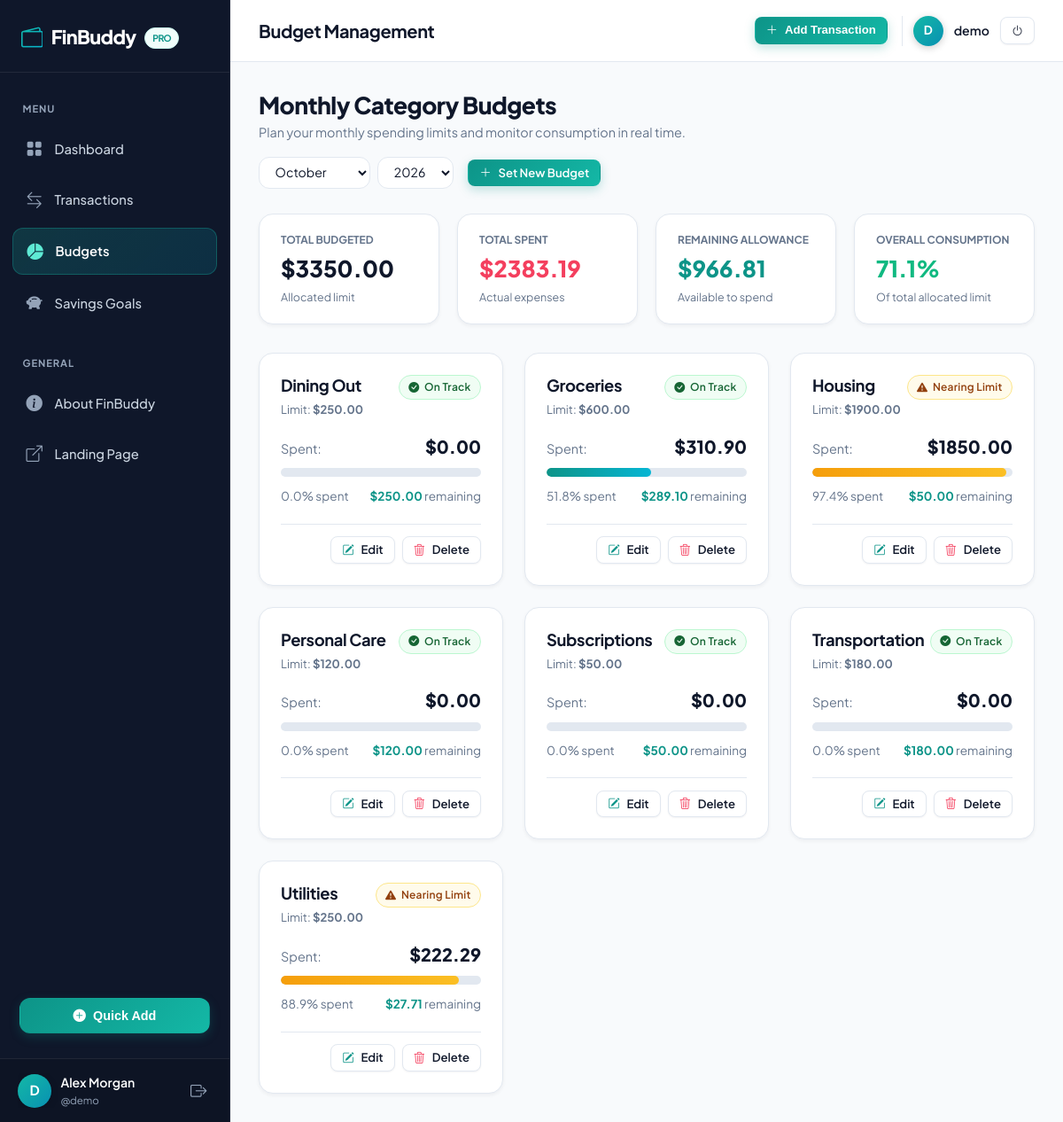
Page /budgets/ (signed in) on the committed database.
### finance/models.py (models this page shows, shortened)
class Budget(models.Model):
    MONTH_CHOICES = [
        (1, 'January'), (2, 'February'), (3, 'March'), (4, 'April'),
        (5, 'May'), (6, 'June'), (7, 'July'), (8, 'August'),
        (9, 'September'), (10, 'October'), (11, 'November'), (12, 'December')
    ]
    user = models.ForeignKey(User, on_delete=models.CASCADE, related_name='budgets')
    category = models.CharField(max_length=50)
    amount = models.DecimalField(max_digits=12, decimal_places=2, help_text="Monthly budget spending limit")
    month = models.IntegerField(choices=MONTH_CHOICES, default=timezone.now().month)
    year = models.IntegerField(default=timezone.now().year)
    created_at = models.DateTimeField(auto_now_add=True)
    class Meta:
        ordering = ['-year', '-month', 'category']
        unique_together = ('user', 'category', 'month', 'year')
    def get_spent_amount(self):
        total = Transaction.objects.filter(
            user=self.user,
            transaction_type='EXPENSE',
            category=self.category,
            date__year=self.year,
            date__month=self.month
        ).aggregate(total=Sum('amount'))['total']
        return total or Decimal('0.00')
    def get_remaining_amount(self):
        return self.amount - self.get_spent_amount()
    def get_percentage_spent(self):
        if self.amount <= 0:
            return 0
        spent = self.get_spent_amount()
        pct = (spent / self.amount) * 100
        return round(float(pct), 1)
    def is_exceeded(self):
        return self.get_spent_amount() > self.amount
    def is_warning(self):
        pct = self.get_percentage_spent()
        return 85 <= pct <= 100

### finance/views.py (the view)
# urls.py: path('budgets/', views.budget_list, name='budget_list'),
@login_required
def budget_list(request):
    user = request.user
    today = timezone.now().date()
    selected_month = int(request.GET.get('month', today.month))
    selected_year = int(request.GET.get('year', today.year))
    budgets = Budget.objects.filter(user=user, month=selected_month, year=selected_year)
    total_budgeted = Decimal('0.00')
    total_spent = Decimal('0.00')
    exceeded_count = 0
    budget_cards = []
    for b in budgets:
        spent = b.get_spent_amount()
        rem = b.get_remaining_amount()
        pct = b.get_percentage_spent()
        exceeded = b.is_exceeded()
        warning = b.is_warning()
        total_budgeted += b.amount
        total_spent += spent
        if exceeded:
            exceeded_count += 1
        budget_cards.append({
            'budget': b,
            'spent': spent,
            'remaining': rem,
            'percentage': pct,
            'is_exceeded': exceeded,
            'is_warning': warning,
        })
    overall_remaining = total_budgeted - total_spent
    overall_pct = round((total_spent / total_budgeted * 100), 1) if total_budgeted > 0 else 0
    quick_form = BudgetForm(initial={'month': selected_month, 'year': selected_year})
    context = {
        'budget_cards': budget_cards,
        'selected_month': selected_month,
        'selected_year': selected_year,
        'month_choices': Budget.MONTH_CHOICES,
        'year_choices': range(today.year - 2, today.year + 3),
        'total_budgeted': total_budgeted,
        'total_spent': total_spent,
        'overall_remaining': overall_remaining,
        'overall_pct': overall_pct,
        'exceeded_count': exceeded_count,
        'quick_form': quick_form,
    }
    return render(request, 'finance/budgets.html', context)

### finance/forms.py (shortened to what this page needs)
class BudgetForm(forms.ModelForm):
    category = forms.ChoiceField(
        choices=[('', '-- Select Expense Category --')] + EXPENSE_CATEGORIES,
        widget=forms.Select(attrs={'class': 'form-select'})
    )
    class Meta:
        model = Budget
        fields = ['category', 'amount', 'month', 'year']
        widgets = {
            'amount': forms.NumberInput(attrs={
                'class': 'form-control',
                'placeholder': '0.00',
                'step': '0.01',
                'min': '0.01'
            }),
            'month': forms.Select(attrs={'class': 'form-select'}),
            'year': forms.NumberInput(attrs={
                'class': 'form-control',
                'min': '2020',
                'max': '2050'
            }),
        }

### templates/finance/budgets.html (shortened to what this page needs)
{% extends 'dashboard_base.html' %}
{% load static %}
{% block dashboard_title %}Budget Management{% endblock %}
{% block dashboard_content %}
<div style="display: flex; justify-content: space-between; align-items: center; margin-bottom: 1.75rem; flex-wrap: wrap; gap: 1rem;">
  <div>
    <h1 style="font-size: 1.65rem; font-weight: 800; color: var(--navy-900); margin-bottom: 0.25rem;">
      Monthly Category Budgets
    </h1>
    <p style="color: var(--text-muted); font-size: 0.9rem; margin: 0;">
      Plan your monthly spending limits and monitor consumption in real time.
    </p>
  </div>
  <div style="display: flex; align-items: center; gap: 1rem; flex-wrap: wrap;">
    <form method="get" action="{% url 'finance:budget_list' %}" style="display: flex; gap: 0.5rem; align-items: center;">
      <select name="month" class="form-select" style="width: auto; padding: 0.45rem 0.85rem; font-size: 0.88rem;" onchange="this.form.submit()">
        {% for m_num, m_name in month_choices %}
          <option value="{{ m_num }}" {% if selected_month == m_num %}selected{% endif %}>{{ m_name }}</option>
        {% endfor %}
      </select>
      <select name="year" class="form-select" style="width: auto; padding: 0.45rem 0.85rem; font-size: 0.88rem;" onchange="this.form.submit()">
        {% for y in year_choices %}
          <option value="{{ y }}" {% if selected_year == y %}selected{% endif %}>{{ y }}</option>
        {% endfor %}
      </select>
    </form>
    <a href="{% url 'finance:budget_create' %}" class="btn btn-teal btn-sm" id="btn-create-budget">
      <i class="bi bi-plus-lg"></i> Set New Budget
    </a>
  </div>
</div>
<div class="grid-4" style="margin-bottom: 2rem;">
  <div class="card" style="padding: 1.25rem 1.5rem;">
    <div style="font-size: 0.75rem; font-weight: 700; color: var(--text-muted); text-transform: uppercase;">Total Budgeted</div>
    <div style="font-size: 1.6rem; font-weight: 800; color: var(--navy-900); margin-top: 0.25rem;">
      ${{ total_budgeted|floatformat:2 }}
    </div>
    <div style="font-size: 0.78rem; color: var(--text-muted); margin-top: 0.25rem;">Allocated limit</div>
  </div>
  <div class="card" style="padding: 1.25rem 1.5rem;">
    <div style="font-size: 0.75rem; font-weight: 700; color: var(--text-muted); text-transform: uppercase;">Total Spent</div>
    <div style="font-size: 1.6rem; font-weight: 800; color: var(--rose-500); margin-top: 0.25rem;">
      ${{ total_spent|floatformat:2 }}
    </div>
    <div style="font-size: 0.78rem; color: var(--text-muted); margin-top: 0.25rem;">Actual expenses</div>
  </div>
  <div class="card" style="padding: 1.25rem 1.5rem;">
    <div style="font-size: 0.75rem; font-weight: 700; color: var(--text-muted); text-transform: uppercase;">Remaining Allowance</div>
    <div style="font-size: 1.6rem; font-weight: 800; {% if overall_remaining >= 0 %}color: var(--teal-500);{% else %}color: var(--rose-500);{% endif %} margin-top: 0.25rem;">
      ${{ overall_remaining|floatformat:2 }}
    </div>
    <div style="font-size: 0.78rem; color: var(--text-muted); margin-top: 0.25rem;">
      {% if overall_remaining >= 0 %}Available to spend{% else %}Deficit over limit{% endif %}
    </div>
  </div>
  <div class="card" style="padding: 1.25rem 1.5rem;">
    <div style="font-size: 0.75rem; font-weight: 700; color: var(--text-muted); text-transform: uppercase;">Overall Consumption</div>
    <div style="font-size: 1.6rem; font-weight: 800; {% if overall_pct > 100 %}color: var(--rose-500);{% elif overall_pct >= 85 %}color: var(--amber-500);{% else %}color: var(--emerald-500);{% endif %} margin-top: 0.25rem;">
      {{ overall_pct }}%
    </div>
    <div style="font-size: 0.78rem; color: var(--text-muted); margin-top: 0.25rem;">Of total allocated limit</div>
  </div>
</div>
{% if budget_cards %}
<div class="grid-3">
  {% for item in budget_cards %}
  <div class="card" style="display: flex; flex-direction: column; justify-content: space-between; position: relative;">
    <div>
      <div style="display: flex; justify-content: space-between; align-items: flex-start; margin-bottom: 1rem;">
        <div>
          <h3 style="font-size: 1.15rem; font-weight: 700; color: var(--navy-900); margin-bottom: 0.25rem;">
            {{ item.budget.category }}
          </h3>
          <span style="font-size: 0.82rem; color: var(--text-muted);">
            Limit: <strong>${{ item.budget.amount|floatformat:2 }}</strong>
          </span>
        </div>
        {% if item.is_exceeded %}
          <span class="badge badge-danger">
            <i class="bi bi-exclamation-circle-fill"></i> Exceeded
          </span>
        {% elif item.is_warning %}
          <span class="badge badge-warning">
            <i class="bi bi-exclamation-triangle-fill"></i> Nearing Limit
          </span>
        {% else %}
          <span class="badge badge-success">
            <i class="bi bi-check-circle-fill"></i> On Track
          </span>
        {% endif %}
      </div>
      <div style="display: flex; justify-content: space-between; align-items: baseline; margin-bottom: 0.6rem;">
        <span style="font-size: 0.9rem; color: var(--text-muted);">Spent:</span>
        <span style="font-size: 1.25rem; font-weight: 800; {% if item.is_exceeded %}color: var(--rose-500);{% else %}color: var(--navy-900);{% endif %}">
          ${{ item.spent|floatformat:2 }}
        </span>
      </div>
      <div class="progress-container" style="height: 10px; margin-bottom: 0.75rem;">
        <div class="progress-bar-fill {% if item.is_exceeded %}fill-rose{% elif item.is_warning %}fill-amber{% else %}fill-teal{% endif %}" style="width: {{ item.percentage|floatformat:0 }}%; max-width: 100%;"></div>
      </div>
      <div style="display: flex; justify-content: space-between; font-size: 0.85rem; color: var(--text-muted); margin-bottom: 1.25rem;">
        <span>{{ item.percentage }}% spent</span>
        <span>
          {% if item.is_exceeded %}
            <strong class="text-expense">${{ item.remaining|floatformat:2|slice:"1:" }} over</strong>
          {% else %}
            <strong class="text-teal">${{ item.remaining|floatformat:2 }}</strong> remaining
          {% endif %}
        </span>
      </div>
    </div>
    <div style="border-top: 1px solid var(--border-subtle); padding-top: 0.85rem; display: flex; justify-content: flex-end; gap: 0.5rem;">
      <a href="{% url 'finance:budget_update' item.budget.pk %}" class="btn btn-secondary btn-sm" title="Edit Budget">
        <i class="bi bi-pencil-square text-teal"></i> Edit
      </a>
      <a href="{% url 'finance:budget_delete' item.budget.pk %}" class="btn btn-secondary btn-sm" title="Delete Budget">
        <i class="bi bi-trash3 text-expense"></i> Delete
      </a>
    </div>
  </div>
  {% endfor %}
</div>
{% endif %}
{% endblock dashboard_content %}

### templates/dashboard_base.html (shortened to what this page needs)
{% extends 'base.html' %}
{% load static %}
{% block content %}
<div class="app-shell">
  <aside class="app-sidebar" id="appSidebar">
    <div class="sidebar-header">
      <a href="{% url 'finance:dashboard' %}" class="brand-logo">
        <i class="bi bi-wallet2"></i>
        <span>FinBuddy</span>
        <span class="brand-badge">PRO</span>
      </a>
    </div>
    <nav class="sidebar-menu">
      <div class="menu-label">Menu</div>
      <a href="{% url 'finance:dashboard' %}" class="sidebar-link {% if request.resolver_match.url_name == 'dashboard' %}active{% endif %}" id="nav-dashboard">
        <i class="bi bi-grid-fill"></i>
        <span>Dashboard</span>
      </a>
      <a href="{% url 'finance:transactions_list' %}" class="sidebar-link {% if 'transactions' in request.resolver_match.url_name %}active{% endif %}" id="nav-transactions">
        <i class="bi bi-arrow-left-right"></i>
        <span>Transactions</span>
      </a>
      <a href="{% url 'finance:budget_list' %}" class="sidebar-link {% if 'budget' in request.resolver_match.url_name %}active{% endif %}" id="nav-budgets">
        <i class="bi bi-pie-chart-fill"></i>
        <span>Budgets</span>
      </a>
      <a href="{% url 'finance:savings_goal_list' %}" class="sidebar-link {% if 'savings' in request.resolver_match.url_name %}active{% endif %}" id="nav-savings">
        <i class="bi bi-piggy-bank-fill"></i>
        <span>Savings Goals</span>
      </a>
      <div class="menu-label" style="margin-top: 1rem;">General</div>
      <a href="{% url 'finance:about' %}" class="sidebar-link">
        <i class="bi bi-info-circle-fill"></i>
        <span>About FinBuddy</span>
      </a>
      <a href="{% url 'finance:home' %}" class="sidebar-link">
        <i class="bi bi-box-arrow-up-right"></i>
        <span>Landing Page</span>
      </a>
      <div style="padding: 1.5rem 0.5rem 0.5rem; margin-top: auto;">
        <button type="button" class="btn btn-teal" style="width: 100%;" onclick="openModal('quickAddModal')">
          <i class="bi bi-plus-circle-fill"></i> Quick Add
        </button>
      </div>
    </nav>
    <div class="sidebar-user">
      <div style="display: flex; align-items: center; overflow: hidden;">
        <div class="user-avatar">
          {{ user.username|slice:":1"|upper }}
        </div>
        <div class="user-info">
          <div class="user-name">{{ user.get_full_name|default:user.username }}</div>
          <div class="user-tagline">@{{ user.username }}</div>
        </div>
      </div>
      <a href="{% url 'finance:logout' %}" title="Log out" style="color: #94a3b8; font-size: 1.15rem; padding: 0.35rem;">
        <i class="bi bi-box-arrow-right"></i>
      </a>
    </div>
  </aside>
  <div class="app-main">
    <header class="app-header">
      <div style="display: flex; align-items: center; gap: 1rem;">
        <h2 style="font-size: 1.25rem; font-weight: 700; margin: 0; color: var(--navy-900);">
          {% block dashboard_title %}Financial Overview{% endblock %}
        </h2>
      </div>
      <div class="header-actions">
        <button type="button" class="btn btn-teal btn-sm" onclick="openModal('quickAddModal')" id="btn-quick-add">
          <i class="bi bi-plus-lg"></i> Add Transaction
        </button>
        <div style="display: flex; align-items: center; gap: 0.75rem; padding-left: 0.75rem; border-left: 1px solid var(--border-subtle);">
          <div class="user-avatar" style="width: 34px; height: 34px; font-size: 0.85rem;">
            {{ user.username|slice:":1"|upper }}
          </div>
          <span style="font-weight: 600; font-size: 0.88rem; color: var(--navy-900);" class="d-none-sm">
            {{ user.username }}
          </span>
          <a href="{% url 'finance:logout' %}" class="btn btn-secondary btn-sm" title="Log out">
            <i class="bi bi-power"></i>
          </a>
        </div>
      </div>
    </header>
    <div class="content-body">
      {% block dashboard_content %}{% endblock %}
    </div>
  </div>
</div>
{% endblock content %}

### rows in the picture
Budget: budget.category "Dining Out", budget.amount "250.00", shows "On Track", spent "0.00", percentage "0.0", remaining "250.00"
Budget: budget.category "Groceries", budget.amount "600.00", shows "On Track", spent "310.90", {{ item.percentage|floatformat:0 }} 52 (drawn), percentage "51.8", remaining "289.10"
Budget: budget.category "Housing", budget.amount "1900.00", shows "Nearing Limit", spent "1850.00", {{ item.percentage|floatformat:0 }} 97 (drawn), percentage "97.4", remaining "50.00"
Budget: budget.category "Personal Care", budget.amount "120.00", shows "On Track", spent "0.00", percentage "0.0", remaining "120.00"
Budget: budget.category "Subscriptions", budget.amount "50.00", shows "On Track", spent "0.00", percentage "0.0", remaining "50.00"
Budget: budget.category "Transportation", budget.amount "180.00", shows "On Track", spent "0.00", percentage "0.0", remaining "180.00"
Budget: budget.category "Utilities", budget.amount "250.00", shows "Nearing Limit", spent "222.29", {{ item.percentage|floatformat:0 }} 89 (drawn), percentage "88.9", remaining "27.71"

### other values in the picture
{{ user.username|slice:":1"|upper }} "D"
{{ user.get_full_name|default:user.username }} "Alex Morgan"
{{ user.username }} "demo"
{{ total_budgeted|floatformat:2 }} "3350.00"
{{ total_spent|floatformat:2 }} "2383.19"
{{ overall_remaining|floatformat:2 }} "966.81"
{{ overall_pct }} "71.1"
form field month "October"
form field year "2026"
